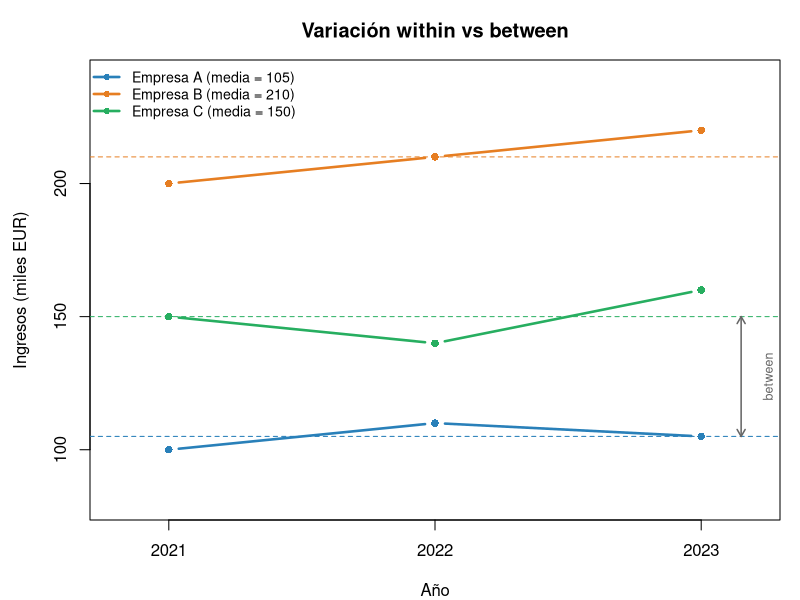
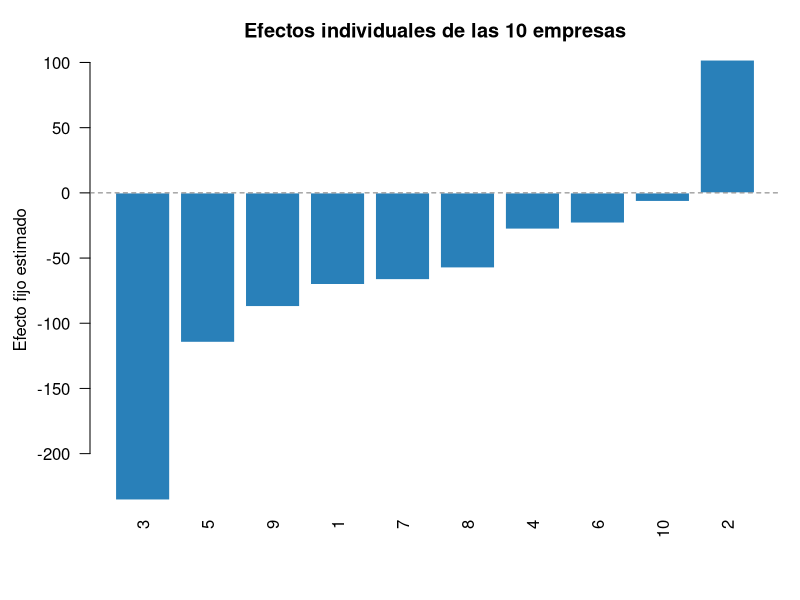

Generate these figures, in order, with R:
## ---- chunk 1
datos_ej <- data.frame(
  Empresa = rep(c("A", "B", "C"), each = 3),
  Año = rep(2021:2023, 3),
  Ingresos = c(100, 110, 105, 200, 210, 220, 150, 140, 160)
)
datos_ej$Media <- rep(c(105, 210, 150), each = 3)
datos_ej$Within <- datos_ej$Ingresos - datos_ej$Media

knitr::kable(datos_ej,
             col.names = c("Empresa", "Año", "Ingresos ($x_{it}$)",
                           "Media ($\\bar{x}_i$)", "Within ($x_{it} - \\bar{x}_i$)"),
             escape = FALSE,
             caption = "Descomposición within/between: tres empresas, tres años",
             align = c("c", "c", "r", "r", "r"))
## ---- chunk 2
par(mar = c(4, 4.5, 3, 1))
plot(NA, xlim = c(0.8, 3.2), ylim = c(80, 240),
     xlab = "Año", ylab = "Ingresos (miles EUR)",
     main = "Variación within vs between", xaxt = "n")
axis(1, at = 1:3, labels = 2021:2023)

cols <- c("#2980B9", "#E67E22", "#27AE60")
medias <- c(105, 210, 150)
ingresos <- list(c(100, 110, 105), c(200, 210, 220), c(150, 140, 160))

for (i in 1:3) {
  lines(1:3, ingresos[[i]], type = "b", pch = 16, col = cols[i], lwd = 2.5)
  abline(h = medias[i], col = cols[i], lty = 2, lwd = 1)
}

legend("topleft", c("Empresa A (media = 105)", "Empresa B (media = 210)",
                     "Empresa C (media = 150)"),
       col = cols, lwd = 2.5, pch = 16, cex = 0.85, bty = "n")

## Anotación between
arrows(3.15, medias[1], 3.15, medias[3], code = 3, col = "grey40", lwd = 1.5, length = 0.08)
text(3.25, mean(c(medias[1], medias[3])), "between", cex = 0.75, col = "grey40", srt = 90)
## ---- chunk 3
ej_fe <- data.frame(
  i = c(1,1,1,2,2,2),
  t = c(1,2,3,1,2,3),
  y = c(10, 12, 14, 20, 22, 24),
  x = c(2, 3, 4, 5, 6, 7)
)
ej_fe$y_bar <- rep(c(12, 22), each = 3)
ej_fe$x_bar <- rep(c(3, 6), each = 3)
ej_fe$y_tilde <- ej_fe$y - ej_fe$y_bar
ej_fe$x_tilde <- ej_fe$x - ej_fe$x_bar

knitr::kable(ej_fe,
             col.names = c("$i$", "$t$", "$y_{it}$", "$x_{it}$",
                           "$\\bar{y}_i$", "$\\bar{x}_i$",
                           "$\\tilde{y}_{it}$", "$\\tilde{x}_{it}$"),
             escape = FALSE,
             caption = "Ejemplo numérico: transformación within con 2 individuos y 3 períodos",
             align = rep("c", 8))
## ---- chunk 4
library(plm)
data("Grunfeld", package = "plm")
datos <- pdata.frame(Grunfeld, index = c("firm", "year"))
## ---- chunk 5
resumen <- data.frame(
  Variable = c("inv", "value", "capital"),
  Media = sprintf("%.1f", c(mean(Grunfeld$inv), mean(Grunfeld$value), mean(Grunfeld$capital))),
  DE = sprintf("%.1f", c(sd(Grunfeld$inv), sd(Grunfeld$value), sd(Grunfeld$capital))),
  Min = sprintf("%.1f", c(min(Grunfeld$inv), min(Grunfeld$value), min(Grunfeld$capital))),
  Max = sprintf("%.1f", c(max(Grunfeld$inv), max(Grunfeld$value), max(Grunfeld$capital)))
)
knitr::kable(resumen,
             col.names = c("Variable", "Media", "D.E.", "Mín.", "Máx."),
             caption = "Estadísticos descriptivos del dataset Grunfeld (n=10 empresas, T=20 años)",
             align = c("l", "r", "r", "r", "r"))
## ---- chunk 6

library(plm)
data("Grunfeld", package = "plm")
datos <- Grunfeld
pdata <- pdata.frame(datos, index = c("firm", "year"))

mod_pooled <- plm(inv ~ value + capital, data = pdata, model = "pooling")
mod_fe     <- plm(inv ~ value + capital, data = pdata, model = "within")
mod_re     <- plm(inv ~ value + capital, data = pdata, model = "random")
## ---- chunk 7
comp <- data.frame(
  Variable = c("value", "capital"),
  Pooled = sprintf("%.4f", coef(mod_pooled)[c("value", "capital")]),
  EF = sprintf("%.4f", coef(mod_fe)[c("value", "capital")]),
  EA = sprintf("%.4f", coef(mod_re)[c("value", "capital")])
)
knitr::kable(comp,
             col.names = c("Variable", "Pooled OLS", "Efectos Fijos", "Efectos Aleatorios"),
             caption = "Comparación de coeficientes: Pooled, EF y EA",
             align = c("l", "r", "r", "r"))
## ---- chunk 8
hausman <- phtest(mod_fe, mod_re)
## ---- chunk 9
f_test <- pFtest(mod_fe, mod_pooled)
## ---- chunk 10
ef <- fixef(mod_fe)
par(mar = c(5, 4.5, 3, 1))
barplot(sort(ef), col = "#2980B9", border = "white",
        las = 2, ylab = "Efecto fijo estimado",
        main = "Efectos individuales de las 10 empresas")
abline(h = 0, col = "grey50", lty = 2)
